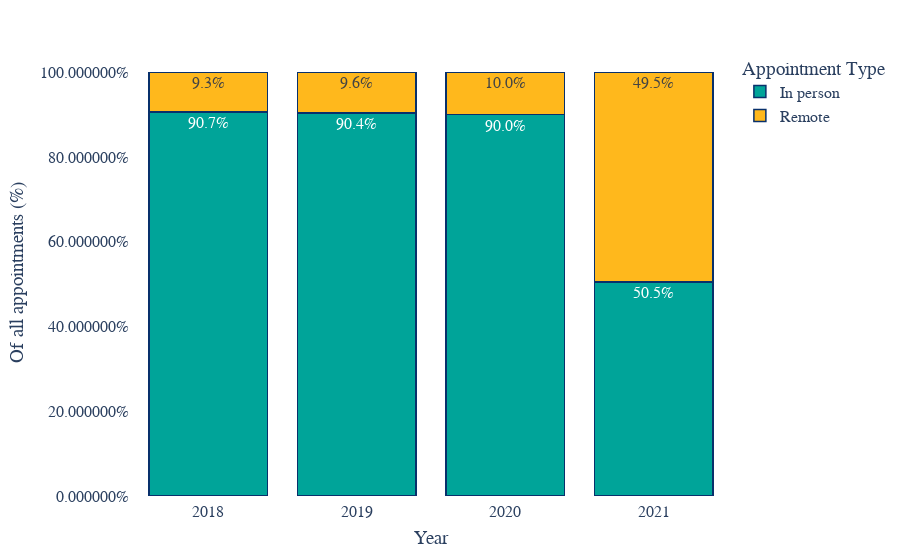

Notebook cell for this chart:
### Markdown cell above
### Appointments: data visualisation

### Code cell
# plot the long (tidy) dataframe
fig = px.bar(
    appointment_types_group,
    x="Year",
    y="Percent",
    color="Appointment Type",
    color_discrete_sequence=nhs_colours,
    # I would use the website to write chart titles in the correct font/foramt/spacing
    #title="Remote appointments are now as common as in person appointments",
    barmode="stack",
    text="Percent",
)

# Asthetics of the plot
fig.update_layout(
    # change background colour 
    {"plot_bgcolor": "rgba(0, 0, 0, 0)", "paper_bgcolor": "rgba(0, 0, 0, 0)"},
    yaxis_title='Of all appointments (%)',
    yaxis=dict(tickformat = "%"),
    xaxis_title='Year',
    # change fonts
    font=dict(family="Arial", size=16),
    # autosize makes the chart 'responsive' (https://en.wikipedia.org/wiki/Responsive_web_design)
    autosize=True,
    margin=dict(
        l=50,
        r=50,
        b=50,
        t=50,
        pad=4,
        autoexpand=True
        ),
    ## options for the hover-over text
    # changes how the hover-over box is displayed
    hovermode="x unified",
    # hoverlabel_align = 'right',
    # changes the hover-over box formatting
    hoverlabel=dict(
        bgcolor="white",
        font_size=16,
        font_family="Arial"
    )
)

# options to change how the bars look
fig.update_traces(
    # this also changes the hover-over box formatting
    hovertemplate='<b>%{fullData.name}</b>: %{text:.1%}<extra></extra>',
    # outline of bars
    marker_line_color = 'rgb(8,48,107)',
    marker_line_width=1.5,
    opacity=1,
    # options for text inside bars
    texttemplate='%{text:.1%}',
    textposition='inside'
)
fig.update_xaxes(type='category')
fig.show()

### Figure 1 — Plotly figure (JSON) as saved in the notebook; plotly's stock layout.template omitted (floating-point values rounded to 4 significant figures)
{"data": [{"alignmentgroup": "True", "hovertemplate": "<b>%{fullData.name}</b>: %{text:.1%}<extra></extra>", "legendgroup": "In person", "marker": {"color": "#00A499", "line": {"color": "rgb(8,48,107)", "width": 1.5}}, "name": "In person", "offsetgroup": "In person", "opacity": 1, "orientation": "v", "showlegend": true, "text": [0.9068, 0.9043, 0.9003, 0.5053], "textposition": "inside", "texttemplate": "%{text:.1%}", "type": "bar", "x": ["2018", "2019", "2020", "2021"], "xaxis": "x", "y": [0.9068, 0.9043, 0.9003, 0.5053], "yaxis": "y"}, {"alignmentgroup": "True", "hovertemplate": "<b>%{fullData.name}</b>: %{text:.1%}<extra></extra>", "legendgroup": "Remote", "marker": {"color": "#FFB81C", "line": {"color": "rgb(8,48,107)", "width": 1.5}}, "name": "Remote", "offsetgroup": "Remote", "opacity": 1, "orientation": "v", "showlegend": true, "text": [0.09323, 0.09569, 0.09966, 0.4947], "textposition": "inside", "texttemplate": "%{text:.1%}", "type": "bar", "x": ["2018", "2019", "2020", "2021"], "xaxis": "x", "y": [0.09323, 0.09569, 0.09966, 0.4947], "yaxis": "y"}], "layout": {"autosize": true, "barmode": "stack", "font": {"family": "Arial", "size": 16}, "hoverlabel": {"bgcolor": "white", "font": {"family": "Arial", "size": 16}}, "hovermode": "x unified", "legend": {"title": {"text": "Appointment Type"}, "tracegroupgap": 0}, "margin": {"autoexpand": true, "b": 50, "l": 50, "pad": 4, "r": 50, "t": 50}, "paper_bgcolor": "rgba(0, 0, 0, 0)", "plot_bgcolor": "rgba(0, 0, 0, 0)", "xaxis": {"anchor": "y", "domain": [0, 1], "title": {"text": "Year"}, "type": "category"}, "yaxis": {"anchor": "x", "domain": [0, 1], "tickformat": "%", "title": {"text": "Of all appointments (%)"}}}}
